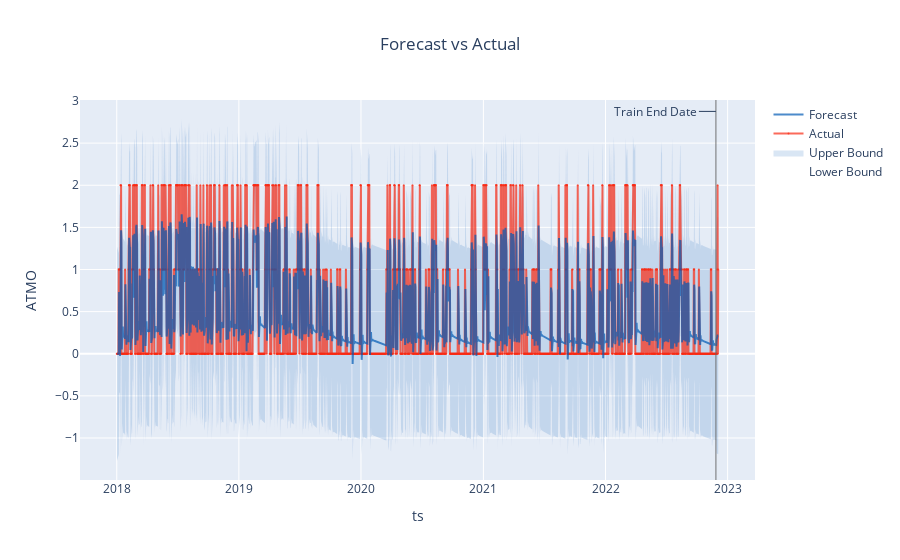

This figure's notebook cell:
### Markdown cell above
Greykite library has its own fancy plot function that integrate the upper and lower bound of the prediction.

Remember that you can zoom on plotly graph

### Code cell
result.forecast.plot()

### Figure 1 — Plotly figure (JSON) as saved in the notebook; plotly's stock layout.template omitted (floating-point values rounded to 4 significant figures; data arrays with more than 128 entries replaced by an {"elided": "..."} marker saying what was removed)
{"data": [{"legendgroup": "interval", "line": {"color": "rgba(0, 90, 181, 0.5)", "width": 0}, "mode": "lines", "name": "Lower Bound", "type": "scatter", "x": {"elided": "1799 str values"}, "y": {"elided": "1799 float values"}}, {"fill": "tonexty", "fillcolor": "rgba(0, 90, 181, 0.15)", "legendgroup": "interval", "line": {"color": "rgba(0, 90, 181, 0.5)", "width": 0}, "mode": "lines", "name": "Upper Bound", "type": "scatter", "x": {"elided": "1799 str values"}, "y": {"elided": "1799 float values"}}, {"line": {"color": "rgba(250, 43, 20, 0.7)"}, "marker": {"color": "rgba(250, 43, 20, 0.7)", "size": 2}, "mode": "lines+markers", "name": "Actual", "opacity": 1, "type": "scatter", "x": {"elided": "1799 str values"}, "y": {"elided": "1799 int values"}}, {"line": {"color": "rgba(0, 90, 181, 0.7)", "dash": "solid"}, "name": "Forecast", "type": "scatter", "x": {"elided": "1799 str values"}, "y": {"elided": "1799 float values"}}], "layout": {"annotations": [{"arrowhead": 0, "ax": -60, "ay": 0, "showarrow": true, "text": "Train End Date", "x": "2022-11-27T00:00:00", "xref": "x", "y": 0.97, "yref": "paper"}], "legend": {"traceorder": "reversed"}, "shapes": [{"line": {"color": "rgba(100, 100, 100, 0.9)", "width": 1}, "type": "line", "x0": "2022-11-27T00:00:00", "x1": "2022-11-27T00:00:00", "xref": "x", "y0": 0, "y1": 1, "yref": "paper"}], "showlegend": true, "title": {"text": "Forecast vs Actual", "x": 0.5}, "xaxis": {"title": {"text": "ts"}}, "yaxis": {"title": {"text": "ATMO"}}}}
